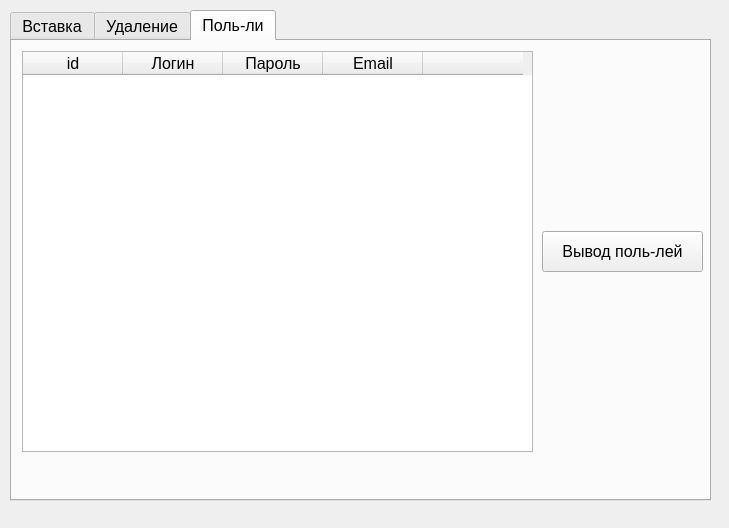
<?xml version="1.0" encoding="UTF-8"?>
<ui version="4.0">
 <class>admin_tools</class>
 <widget class="QDialog" name="admin_tools">
  <property name="geometry">
   <rect>
    <x>0</x>
    <y>0</y>
    <width>729</width>
    <height>528</height>
   </rect>
  </property>
  <property name="windowTitle">
   <string>Функционал администратора</string>
  </property>
  <widget class="QTabWidget" name="tabWidget">
   <property name="geometry">
    <rect>
     <x>10</x>
     <y>10</y>
     <width>701</width>
     <height>491</height>
    </rect>
   </property>
   <property name="font">
    <font>
     <pointsize>12</pointsize>
    </font>
   </property>
   <property name="currentIndex">
    <number>2</number>
   </property>
   <widget class="QWidget" name="tab">
    <attribute name="title">
     <string>Вставка</string>
    </attribute>
    <widget class="QWidget" name="layoutWidget">
     <property name="geometry">
      <rect>
       <x>10</x>
       <y>120</y>
       <width>291</width>
       <height>65</height>
      </rect>
     </property>
     <layout class="QVBoxLayout" name="verticalLayout_2">
      <item>
       <widget class="QLabel" name="label_2">
        <property name="text">
         <string>Количество частей</string>
        </property>
       </widget>
      </item>
      <item>
       <widget class="QLineEdit" name="lineEdit_2"/>
      </item>
     </layout>
    </widget>
    <widget class="QWidget" name="layoutWidget_2">
     <property name="geometry">
      <rect>
       <x>10</x>
       <y>220</y>
       <width>291</width>
       <height>65</height>
      </rect>
     </property>
     <layout class="QVBoxLayout" name="verticalLayout_3">
      <item>
       <widget class="QLabel" name="label_3">
        <property name="text">
         <string>Статус выхода</string>
        </property>
       </widget>
      </item>
      <item>
       <widget class="QLineEdit" name="lineEdit_3"/>
      </item>
     </layout>
    </widget>
    <widget class="QWidget" name="layoutWidget_3">
     <property name="geometry">
      <rect>
       <x>10</x>
       <y>320</y>
       <width>291</width>
       <height>65</height>
      </rect>
     </property>
     <layout class="QVBoxLayout" name="verticalLayout_4">
      <item>
       <widget class="QLabel" name="label_4">
        <property name="text">
         <string>Перевод</string>
        </property>
       </widget>
      </item>
      <item>
       <widget class="QLineEdit" name="lineEdit_4"/>
      </item>
     </layout>
    </widget>
    <widget class="QWidget" name="layoutWidget_4">
     <property name="geometry">
      <rect>
       <x>340</x>
       <y>20</y>
       <width>311</width>
       <height>65</height>
      </rect>
     </property>
     <layout class="QVBoxLayout" name="verticalLayout_5">
      <item>
       <widget class="QLabel" name="label_5">
        <property name="text">
         <string>Описание</string>
        </property>
       </widget>
      </item>
      <item>
       <widget class="QLineEdit" name="lineEdit_5"/>
      </item>
     </layout>
    </widget>
    <widget class="QWidget" name="layoutWidget_5">
     <property name="geometry">
      <rect>
       <x>340</x>
       <y>120</y>
       <width>311</width>
       <height>65</height>
      </rect>
     </property>
     <layout class="QVBoxLayout" name="verticalLayout_6">
      <item>
       <widget class="QLabel" name="label_6">
        <property name="text">
         <string>Жанр</string>
        </property>
       </widget>
      </item>
      <item>
       <widget class="QLineEdit" name="lineEdit_6"/>
      </item>
     </layout>
    </widget>
    <widget class="QWidget" name="layoutWidget_6">
     <property name="geometry">
      <rect>
       <x>340</x>
       <y>220</y>
       <width>311</width>
       <height>65</height>
      </rect>
     </property>
     <layout class="QVBoxLayout" name="verticalLayout_7">
      <item>
       <widget class="QLabel" name="label_7">
        <property name="text">
         <string>Автор</string>
        </property>
       </widget>
      </item>
      <item>
       <widget class="QLineEdit" name="lineEdit_7"/>
      </item>
     </layout>
    </widget>
    <widget class="QWidget" name="layoutWidget_7">
     <property name="geometry">
      <rect>
       <x>340</x>
       <y>320</y>
       <width>311</width>
       <height>65</height>
      </rect>
     </property>
     <layout class="QVBoxLayout" name="verticalLayout_8">
      <item>
       <widget class="QLabel" name="label_8">
        <property name="text">
         <string>Издатель</string>
        </property>
       </widget>
      </item>
      <item>
       <widget class="QLineEdit" name="lineEdit_8"/>
      </item>
     </layout>
    </widget>
    <widget class="QPushButton" name="pushButton_2">
     <property name="geometry">
      <rect>
       <x>230</x>
       <y>400</y>
       <width>171</width>
       <height>41</height>
      </rect>
     </property>
     <property name="text">
      <string>Добавить</string>
     </property>
    </widget>
    <widget class="QWidget" name="">
     <property name="geometry">
      <rect>
       <x>10</x>
       <y>20</y>
       <width>291</width>
       <height>65</height>
      </rect>
     </property>
     <layout class="QVBoxLayout" name="verticalLayout">
      <item>
       <widget class="QLabel" name="label">
        <property name="text">
         <string>Название комикса</string>
        </property>
       </widget>
      </item>
      <item>
       <widget class="QLineEdit" name="lineEdit"/>
      </item>
     </layout>
    </widget>
   </widget>
   <widget class="QWidget" name="tab_2">
    <attribute name="title">
     <string>Удаление</string>
    </attribute>
    <widget class="QTableWidget" name="refreshTable">
     <property name="geometry">
      <rect>
       <x>20</x>
       <y>40</y>
       <width>271</width>
       <height>321</height>
      </rect>
     </property>
     <column>
      <property name="text">
       <string>id</string>
      </property>
     </column>
     <column>
      <property name="text">
       <string>Название</string>
      </property>
     </column>
    </widget>
    <widget class="QPushButton" name="pushButton_3">
     <property name="geometry">
      <rect>
       <x>400</x>
       <y>300</y>
       <width>211</width>
       <height>61</height>
      </rect>
     </property>
     <property name="text">
      <string>Удалить комикс</string>
     </property>
    </widget>
    <widget class="QLabel" name="label_9">
     <property name="geometry">
      <rect>
       <x>380</x>
       <y>80</y>
       <width>251</width>
       <height>41</height>
      </rect>
     </property>
     <property name="text">
      <string>Введите индекс комикса</string>
     </property>
    </widget>
    <widget class="QLineEdit" name="id_line">
     <property name="geometry">
      <rect>
       <x>390</x>
       <y>130</y>
       <width>211</width>
       <height>24</height>
      </rect>
     </property>
    </widget>
    <widget class="QPushButton" name="refresh">
     <property name="geometry">
      <rect>
       <x>400</x>
       <y>210</y>
       <width>211</width>
       <height>61</height>
      </rect>
     </property>
     <property name="text">
      <string>Обновление таблицы</string>
     </property>
    </widget>
   </widget>
   <widget class="QWidget" name="tab_3">
    <attribute name="title">
     <string>Поль-ли</string>
    </attribute>
    <widget class="QTableWidget" name="tableUsers">
     <property name="geometry">
      <rect>
       <x>10</x>
       <y>10</y>
       <width>511</width>
       <height>401</height>
      </rect>
     </property>
     <column>
      <property name="text">
       <string>id</string>
      </property>
     </column>
     <column>
      <property name="text">
       <string>Логин</string>
      </property>
     </column>
     <column>
      <property name="text">
       <string>Пароль</string>
      </property>
     </column>
     <column>
      <property name="text">
       <string>Email</string>
      </property>
     </column>
     <column>
      <property name="text">
       <string/>
      </property>
     </column>
    </widget>
    <widget class="QPushButton" name="pushButton">
     <property name="geometry">
      <rect>
       <x>530</x>
       <y>190</y>
       <width>161</width>
       <height>41</height>
      </rect>
     </property>
     <property name="text">
      <string>Вывод поль-лей</string>
     </property>
    </widget>
   </widget>
  </widget>
 </widget>
 <resources/>
 <connections/>
</ui>
